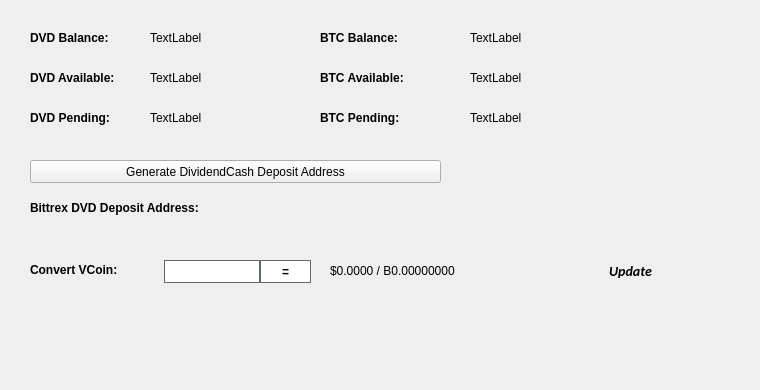
   <widget class="QWidget" name="BalanceTab">
    <attribute name="title">
     <string>Balance</string>
    </attribute>
    <widget class="QLabel" name="BitcoinBalanceLabel">
     <property name="geometry">
      <rect>
       <x>470</x>
       <y>30</y>
       <width>150</width>
       <height>16</height>
      </rect>
     </property>
     <property name="text">
      <string>TextLabel</string>
     </property>
    </widget>
    <widget class="QLabel" name="DVDBalanceLabel">
     <property name="geometry">
      <rect>
       <x>150</x>
       <y>30</y>
       <width>150</width>
       <height>16</height>
      </rect>
     </property>
     <property name="text">
      <string>TextLabel</string>
     </property>
    </widget>
    <widget class="QLabel" name="label_11">
     <property name="geometry">
      <rect>
       <x>30</x>
       <y>30</y>
       <width>101</width>
       <height>16</height>
      </rect>
     </property>
     <property name="font">
      <font>
       <weight>75</weight>
       <bold>true</bold>
      </font>
     </property>
     <property name="text">
      <string>DVD Balance:</string>
     </property>
    </widget>
    <widget class="QLabel" name="label_12">
     <property name="geometry">
      <rect>
       <x>320</x>
       <y>30</y>
       <width>101</width>
       <height>16</height>
      </rect>
     </property>
     <property name="font">
      <font>
       <weight>75</weight>
       <bold>true</bold>
      </font>
     </property>
     <property name="text">
      <string>BTC Balance:</string>
     </property>
    </widget>
    <widget class="QLabel" name="DVDAvailableLabel_2">
     <property name="geometry">
      <rect>
       <x>150</x>
       <y>70</y>
       <width>150</width>
       <height>16</height>
      </rect>
     </property>
     <property name="text">
      <string>TextLabel</string>
     </property>
    </widget>
    <widget class="QLabel" name="label_13">
     <property name="geometry">
      <rect>
       <x>30</x>
       <y>70</y>
       <width>111</width>
       <height>16</height>
      </rect>
     </property>
     <property name="font">
      <font>
       <weight>75</weight>
       <bold>true</bold>
      </font>
     </property>
     <property name="text">
      <string>DVD Available:</string>
     </property>
    </widget>
    <widget class="QLabel" name="label_14">
     <property name="geometry">
      <rect>
       <x>30</x>
       <y>110</y>
       <width>101</width>
       <height>16</height>
      </rect>
     </property>
     <property name="font">
      <font>
       <weight>75</weight>
       <bold>true</bold>
      </font>
     </property>
     <property name="text">
      <string>DVD Pending:</string>
     </property>
    </widget>
    <widget class="QLabel" name="DVDPendingLabel">
     <property name="geometry">
      <rect>
       <x>150</x>
       <y>110</y>
       <width>150</width>
       <height>16</height>
      </rect>
     </property>
     <property name="text">
      <string>TextLabel</string>
     </property>
    </widget>
    <widget class="QLabel" name="label_15">
     <property name="geometry">
      <rect>
       <x>320</x>
       <y>70</y>
       <width>111</width>
       <height>16</height>
      </rect>
     </property>
     <property name="font">
      <font>
       <weight>75</weight>
       <bold>true</bold>
      </font>
     </property>
     <property name="text">
      <string>BTC Available:</string>
     </property>
    </widget>
    <widget class="QLabel" name="BitcoinAvailableLabel">
     <property name="geometry">
      <rect>
       <x>470</x>
       <y>70</y>
       <width>150</width>
       <height>16</height>
      </rect>
     </property>
     <property name="text">
      <string>TextLabel</string>
     </property>
    </widget>
    <widget class="QLabel" name="label_31">
     <property name="geometry">
      <rect>
       <x>320</x>
       <y>110</y>
       <width>111</width>
       <height>16</height>
      </rect>
     </property>
     <property name="font">
      <font>
       <weight>75</weight>
       <bold>true</bold>
      </font>
     </property>
     <property name="text">
      <string>BTC Pending:</string>
     </property>
    </widget>
    <widget class="QLabel" name="BitcoinPendingLabel">
     <property name="geometry">
      <rect>
       <x>470</x>
       <y>110</y>
       <width>150</width>
       <height>16</height>
      </rect>
     </property>
     <property name="text">
      <string>TextLabel</string>
     </property>
    </widget>
    <widget class="QLabel" name="label_33">
     <property name="geometry">
      <rect>
       <x>30</x>
       <y>200</y>
       <width>221</width>
       <height>16</height>
      </rect>
     </property>
     <property name="font">
      <font>
       <weight>75</weight>
       <bold>true</bold>
      </font>
     </property>
     <property name="text">
      <string>Bittrex DVD Deposit Address:</string>
     </property>
    </widget>
    <widget class="QPushButton" name="GenDepositBTN">
     <property name="geometry">
      <rect>
       <x>30</x>
       <y>160</y>
       <width>411</width>
       <height>23</height>
      </rect>
     </property>
     <property name="text">
      <string>Generate DividendCash Deposit Address</string>
     </property>
     <property name="icon">
      <iconset resource="../dividendcash.qrc">
       <normaloff>:/icons/bitcoin</normaloff>:/icons/bitcoin</iconset>
     </property>
    </widget>
    <widget class="QLabel" name="DepositAddressLabel">
     <property name="geometry">
      <rect>
       <x>200</x>
       <y>200</y>
       <width>261</width>
       <height>16</height>
      </rect>
     </property>
     <property name="palette">
      <palette>
       <active>
        <colorrole role="WindowText">
         <brush brushstyle="SolidPattern">
          <color alpha="255">
           <red>0</red>
           <green>0</green>
           <blue>0</blue>
          </color>
         </brush>
        </colorrole>
        <colorrole role="Text">
         <brush brushstyle="SolidPattern">
          <color alpha="255">
           <red>0</red>
           <green>0</green>
           <blue>255</blue>
          </color>
         </brush>
        </colorrole>
       </active>
       <inactive>
        <colorrole role="WindowText">
         <brush brushstyle="SolidPattern">
          <color alpha="255">
           <red>0</red>
           <green>0</green>
           <blue>0</blue>
          </color>
         </brush>
        </colorrole>
        <colorrole role="Text">
         <brush brushstyle="SolidPattern">
          <color alpha="255">
           <red>0</red>
           <green>0</green>
           <blue>255</blue>
          </color>
         </brush>
        </colorrole>
       </inactive>
       <disabled>
        <colorrole role="WindowText">
         <brush brushstyle="SolidPattern">
          <color alpha="255">
           <red>120</red>
           <green>120</green>
           <blue>120</blue>
          </color>
         </brush>
        </colorrole>
        <colorrole role="Text">
         <brush brushstyle="SolidPattern">
          <color alpha="255">
           <red>120</red>
           <green>120</green>
           <blue>120</blue>
          </color>
         </brush>
        </colorrole>
       </disabled>
      </palette>
     </property>
     <property name="font">
      <font>
       <weight>75</weight>
       <bold>true</bold>
      </font>
     </property>
     <property name="text">
      <string/>
     </property>
     <property name="alignment">
      <set>Qt::AlignRight|Qt::AlignTrailing|Qt::AlignVCenter</set>
     </property>
     <property name="textInteractionFlags">
      <set>Qt::LinksAccessibleByMouse|Qt::TextSelectableByKeyboard|Qt::TextSelectableByMouse</set>
     </property>
    </widget>
    <widget class="QLabel" name="label_8">
     <property name="geometry">
      <rect>
       <x>460</x>
       <y>300</y>
       <width>281</width>
       <height>81</height>
      </rect>
     </property>
     <property name="text">
      <string/>
     </property>
     <property name="pixmap">
      <pixmap>:/images/bittrex</pixmap>
     </property>
    </widget>
    <widget class="QWidget" name="widgetConversion" native="true">
     <property name="geometry">
      <rect>
       <x>0</x>
       <y>250</y>
       <width>751</width>
       <height>43</height>
      </rect>
     </property>
     <property name="minimumSize">
      <size>
       <width>0</width>
       <height>43</height>
      </size>
     </property>
     <property name="styleSheet">
      <string notr="true"/>
     </property>
     <widget class="QPushButton" name="btnUpdateMarketData">
      <property name="geometry">
       <rect>
        <x>575</x>
        <y>0</y>
        <width>111</width>
        <height>41</height>
       </rect>
      </property>
      <property name="sizePolicy">
       <sizepolicy hsizetype="Expanding" vsizetype="Expanding">
        <horstretch>0</horstretch>
        <verstretch>0</verstretch>
       </sizepolicy>
      </property>
      <property name="font">
       <font>
        <family>calibri</family>
        <pointsize>-1</pointsize>
        <weight>75</weight>
        <italic>true</italic>
        <bold>true</bold>
       </font>
      </property>
      <property name="styleSheet">
       <string notr="true">margin:0px;text-align:center;padding:2px;border-radius:3px;font-style:italic;width:100px;font-size:14px;font-family:calibri;font-weight:600;</string>
      </property>
      <property name="text">
       <string>Update</string>
      </property>
      <property name="iconSize">
       <size>
        <width>150</width>
        <height>35</height>
       </size>
      </property>
      <property name="autoDefault">
       <bool>true</bool>
      </property>
      <property name="default">
       <bool>true</bool>
      </property>
     </widget>
     <widget class="QLabel" name="lblConvertVCoin">
      <property name="geometry">
       <rect>
        <x>30</x>
        <y>10</y>
        <width>131</width>
        <height>20</height>
       </rect>
      </property>
      <property name="styleSheet">
       <string notr="true"/>
      </property>
      <property name="text">
       <string>&lt;html&gt;&lt;head/&gt;&lt;body&gt;&lt;p&gt;&lt;span style=&quot; font-weight:600;&quot;&gt;Convert VCoin:&lt;/span&gt;&lt;/p&gt;&lt;/body&gt;&lt;/html&gt;</string>
      </property>
     </widget>
     <widget class="QLineEdit" name="txtConvertVCoinQty">
      <property name="geometry">
       <rect>
        <x>160</x>
        <y>10</y>
        <width>100</width>
        <height>23</height>
       </rect>
      </property>
      <property name="minimumSize">
       <size>
        <width>100</width>
        <height>23</height>
       </size>
      </property>
      <property name="maximumSize">
       <size>
        <width>100</width>
        <height>16777215</height>
       </size>
      </property>
      <property name="styleSheet">
       <string notr="true">border: 1px solid #61696c;margin-left:4px;</string>
      </property>
     </widget>
     <widget class="QPushButton" name="btnConvertDividendCash">
      <property name="geometry">
       <rect>
        <x>260</x>
        <y>10</y>
        <width>51</width>
        <height>23</height>
       </rect>
      </property>
      <property name="minimumSize">
       <size>
        <width>0</width>
        <height>23</height>
       </size>
      </property>
      <property name="styleSheet">
       <string notr="true">border:1px solid #61696c;background:white;font-weight:600;</string>
      </property>
      <property name="text">
       <string>=</string>
      </property>
     </widget>
     <widget class="QLabel" name="lblConvertVCoinResults">
      <property name="geometry">
       <rect>
        <x>330</x>
        <y>0</y>
        <width>201</width>
        <height>41</height>
       </rect>
      </property>
      <property name="styleSheet">
       <string notr="true"/>
      </property>
      <property name="text">
       <string>$0.0000 / B0.00000000</string>
      </property>
     </widget>
     <widget class="QLabel" name="iconOverviewUpdateWait">
      <property name="geometry">
       <rect>
        <x>670</x>
        <y>10</y>
        <width>24</width>
        <height>24</height>
       </rect>
      </property>
      <property name="text">
       <string/>
      </property>
      <property name="pixmap">
       <pixmap resource="../dividendcash.qrc">:/icons/transaction_1</pixmap>
      </property>
      <property name="scaledContents">
       <bool>true</bool>
      </property>
      <property name="alignment">
       <set>Qt::AlignCenter</set>
      </property>
     </widget>
    </widget>
   </widget>
